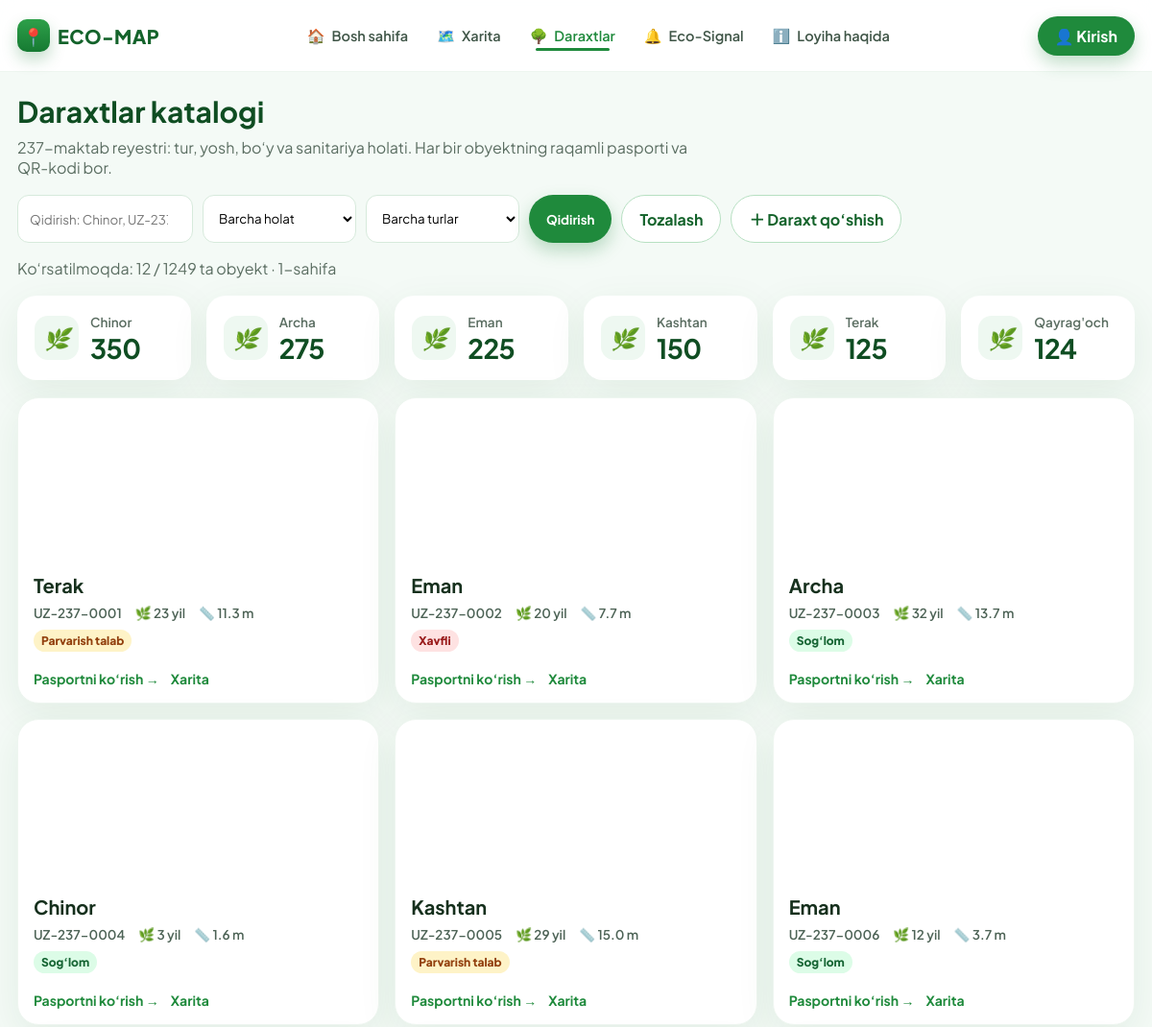
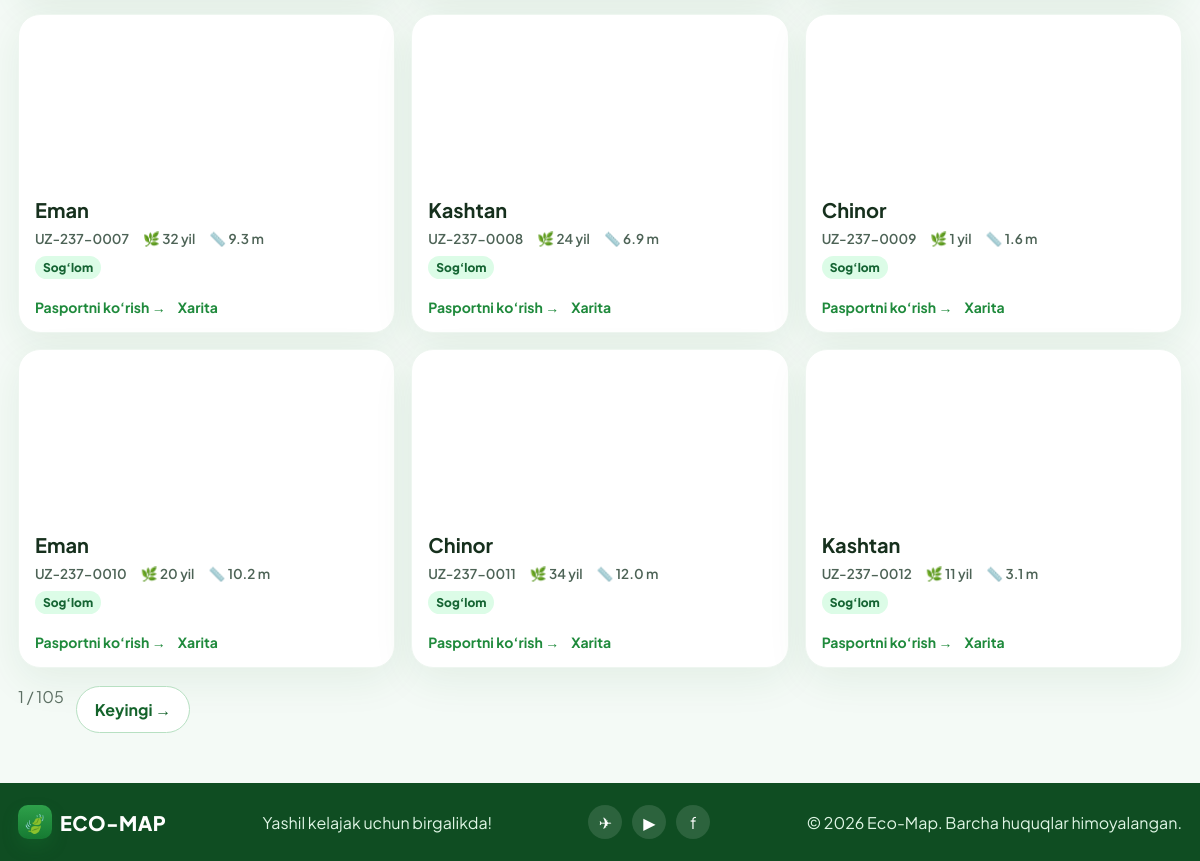
The page /daraxtlar on the database its author committed (2 pictures, top to bottom).
### tables this page shows
CREATE TABLE trees (
            id INTEGER PRIMARY KEY,
            public_code TEXT UNIQUE NOT NULL,
            species_name TEXT NOT NULL,
            planted_year INTEGER NOT NULL,
            latitude REAL NOT NULL,
            longitude REAL NOT NULL,
            health_status TEXT NOT NULL,
            height_m REAL NOT NULL,
            trunk_diameter REAL,
            photo_key TEXT NOT NULL,
            oxygen_kg REAL NOT NULL,
            last_updated TEXT NOT NULL,
            zone_id INTEGER,
            notes TEXT
        );

### app.py (the view)
@app.route("/daraxtlar")
def daraxtlar():
    sql = "SELECT * FROM trees WHERE 1=1"
    sql, args, status, species, q = apply_tree_filters(sql, [])
    total = query_one(sql.replace("SELECT *", "SELECT COUNT(*) c", 1), args)["c"]
    page = max(1, request.args.get("sahifa", default=1, type=int) or 1)
    pages = max(1, (total + PER_PAGE - 1) // PER_PAGE)
    page = min(page, pages)
    sql += " ORDER BY id LIMIT ? OFFSET ?"
    trees = query_all(sql, args + [PER_PAGE, (page - 1) * PER_PAGE])
    types = [r["species_name"] for r in query_all("SELECT DISTINCT species_name FROM trees ORDER BY species_name")]
    counts = query_all(
        "SELECT species_name, COUNT(*) c FROM trees GROUP BY species_name ORDER BY c DESC"
    )
    return render_template(
        "trees.html",
        trees=trees,
        types=types,
        counts=counts,
        q=q,
        selected_status=status,
        selected_species=species,
        stats=stats_dict(),
        tree_age=tree_age,
        page=page,
        pages=pages,
        total=total,
    )

### app.py (called while the page is built)
def get_db():
    if "db" not in g:
        g.db = sqlite3.connect(DB_PATH)
        g.db.row_factory = sqlite3.Row
    return g.db

def query_all(sql, args=()):
    return get_db().execute(sql, args).fetchall()

def query_one(sql, args=()):
    return get_db().execute(sql, args).fetchone()

def tree_age(planted_year):
    return max(0, 2026 - int(planted_year))

def status_class(status):
    mapping = {
        "Sog‘lom": "ok",
        "Parvarish talab": "warn",
        "Xavfli": "danger",
    }
    return mapping.get(status, "ok")

@app.context_processor
def inject_globals():
    return {
        "current_user": session.get("user"),
        "school": SCHOOL,
        "now_year": 2026,
        "status_class": status_class,
    }

def stats_dict():
    db = get_db()
    total = db.execute("SELECT COUNT(*) c FROM trees").fetchone()["c"]
    healthy = db.execute(
        "SELECT COUNT(*) c FROM trees WHERE health_status = 'Sog‘lom'"
    ).fetchone()["c"]
    care = db.execute(
        "SELECT COUNT(*) c FROM trees WHERE health_status != 'Sog‘lom'"
    ).fetchone()["c"]
    zones = db.execute("SELECT COUNT(*) c FROM zones").fetchone()["c"]
    oxygen = db.execute("SELECT SUM(oxygen_kg) s FROM trees").fetchone()["s"] or 0
    return {
        "total": total,
        "healthy": healthy,
        "care": care,
        "zones": zones,
        "oxygen": int(oxygen),
    }

def apply_tree_filters(sql, args, status=None, species=None, q=None):
    status = status if status is not None else request.args.get("holat", "")
    species = species if species is not None else request.args.get("tur", "")
    q = q if q is not None else request.args.get("q", "").strip()
    if status == "muammo":
        sql += " AND health_status != ?"
        args.append("Sog‘lom")
    elif status:
        sql += " AND health_status = ?"
        args.append(status)
    if species:
        sql += " AND species_name = ?"
        args.append(species)
    if q:
        sql += " AND (species_name LIKE ? OR public_code LIKE ? OR notes LIKE ?)"
        args.extend([f"%{q}%", f"%{q}%", f"%{q}%"])
    return sql, args, status, species, q

### templates/trees.html (shortened to what this page needs)
{% extends "base.html" %}
{% block content %}
<section class="page">
  <div class="wrap">
    <h1>Daraxtlar katalogi</h1>
    <p class="lead">237-maktab reyestri: tur, yosh, bo‘y va sanitariya holati. Har bir obyektning raqamli pasporti va QR-kodi bor.</p>
    <form class="filters" method="get">
      <input type="search" name="q" value="{{ q }}" placeholder="Qidirish: Chinor, UZ-237-...">
      <select name="holat">
        <option value="">Barcha holat</option>
      </select>
      <select name="tur">
        <option value="">Barcha turlar</option>
      </select>
      <button class="btn btn-green" type="submit">Qidirish</button>
      <a class="btn btn-outline" href="{{ url_for('daraxtlar') }}">Tozalash</a>
      <a class="btn btn-outline" href="{{ url_for('daraxt_qoshish') }}">＋ Daraxt qo‘shish</a>
    </form>
    <p class="lead">Ko‘rsatilmoqda: {{ trees|length }} / {{ total }} ta obyekt{% if pages > 1 %} · {{ page }}-sahifa{% endif %}</p>
    <div class="cards" style="margin-bottom:18px;grid-template-columns:repeat(auto-fit,minmax(180px,1fr))">
      {% for c in counts %}
      <a class="stat" href="{{ url_for('daraxtlar', tur=c.species_name) }}"><i>🌿</i><div><span>{{ c.species_name }}</span><b>{{ c.c }}</b></div></a>
      {% endfor %}
    </div>
    <div class="cards">
      {% for t in trees %}
      <article class="card">
        <div class="photo" data-photo="{{ t.photo_key }}"></div>
        <div class="card-body">
          <h3>{{ t.species_name }}</h3>
          <div class="meta">
            <span>{{ t.public_code }}</span>
            <span>🌿 {{ tree_age(t.planted_year) }} yil</span>
            <span>📏 {{ t.height_m }} m</span>
          </div>
          <p style="margin-top:8px"><span class="badge {{ status_class(t.health_status) }}">{{ t.health_status }}</span></p>
          <div class="hero-actions" style="margin-top:10px">
            <a class="link" href="{{ url_for('daraxt_pasport', tree_id=t.id) }}">Pasportni ko‘rish →</a>
            <a class="link" href="{{ url_for('xarita', daraxt=t.id) }}">Xarita</a>
          </div>
        </div>
      </article>
      {% else %}
      <p>Hech narsa topilmadi. <a class="link" href="{{ url_for('daraxtlar') }}">Filtrni tozalash</a></p>
      {% endfor %}
    </div>
    {% if pages > 1 %}
    <div class="hero-actions" style="margin-top:18px">
      <span class="lead" style="margin:0">{{ page }} / {{ pages }}</span>
      {% if page < pages %}
      <a class="btn btn-outline" href="{{ url_for('daraxtlar', q=q, holat=selected_status, tur=selected_species, sahifa=page+1) }}">Keyingi →</a>
      {% endif %}
    </div>
    {% endif %}
  </div>
</section>
{% endblock %}

### static/css/style.css (style rules this page uses)
:root { --green: #1f8a3c; --green-dark: #14632b; --green-deep: #0f4d22; --green-soft: #e8f6ec; --green-mid: #2ea04a; --ink: #16301d; --muted: #5b6e62; --line: #d7eadc; --card: #ffffff; --warn: #f59e0b; --danger: #ef4444; --ok: #22c55e; --shadow: 0 12px 40px rgba(20, 99, 43, 0.08); --radius: 22px; }
* { box-sizing: border-box; margin: 0; padding: 0; }
html { scroll-behavior: smooth; }
body { font-family: "Plus Jakarta Sans", "Segoe UI", sans-serif; color: var(--ink); background: #f4faf6; min-height: 100vh; }
a { color: inherit; text-decoration: none; }
button, input, select, textarea { font-family: inherit; }
.wrap { width: min(1180px, calc(100% - 36px)); margin: 0 auto; }
.btn { display: inline-flex; align-items: center; justify-content: center; gap: 8px; border: 0; cursor: pointer; font-weight: 700; border-radius: 999px; padding: 12px 18px; transition: .2s transform, .2s box-shadow, .2s background; }
.btn-green { background: var(--green); color: #fff; box-shadow: 0 8px 18px rgba(31,138,60,.28); }
.btn-outline { background: #fff; color: var(--green-dark); border: 1.5px solid #b7e0c2; }
.hero-actions { display: flex; gap: 12px; margin-top: 22px; flex-wrap: wrap; }
.stat { background: #fff; border-radius: 20px; padding: 16px 18px; box-shadow: var(--shadow); display: flex; gap: 12px; align-items: center; cursor: pointer; }
.stat i { width: 46px; height: 46px; border-radius: 14px; display: grid; place-items: center; font-size: 22px; background: #eef8f1; }
.stat b { display: block; font-size: 28px; letter-spacing: -.6px; color: var(--green-deep); }
.stat span { color: var(--muted); font-size: 13.5px; font-weight: 600; }
.cards { display: grid; grid-template-columns: repeat(3, 1fr); gap: 16px; }
.card { background: #fff; border-radius: 22px; overflow: hidden; box-shadow: var(--shadow); border: 1px solid #eef6f0; }
.card img, .photo { height: 168px; width: 100%; object-fit: cover; }
.photo { background-size: cover; background-position: center; }
.card-body { padding: 14px 16px 16px; }
.card-body h3 { font-size: 20px; margin-bottom: 8px; }
.meta { display: flex; gap: 14px; color: #4d6356; font-size: 13.5px; font-weight: 600; flex-wrap: wrap; }
.link { color: var(--green); font-weight: 700; font-size: 14px; margin-top: 12px; display: inline-flex; }
.page { padding: 22px 0 10px; }
.page h1 { font-size: 30px; color: var(--green-deep); margin-bottom: 8px; }
.lead { color: var(--muted); margin-bottom: 18px; max-width: 720px; }
.filters { display: flex; gap: 10px; flex-wrap: wrap; margin-bottom: 16px; }
.filters input, .filters select, .form input, .form select, .form textarea { border: 1.5px solid #d7eadc; background: #fff; border-radius: 12px; padding: 11px 12px; outline: none; min-width: 160px; }
.badge { padding: 4px 8px; border-radius: 999px; font-size: 12px; font-weight: 800; }
.badge.ok { background: #dcfce7; color: #166534; }
.badge.warn { background: #fef3c7; color: #92400e; }
.badge.danger { background: #fee2e2; color: #991b1b; }

### rows shown on the page
trees: species_name "Qayrag'och", c "124"
trees: species_name "Terak", public_code "UZ-237-0001", planted_year "23", height_m "11.3", health_status "Parvarish talab"
trees: species_name "Eman", public_code "UZ-237-0002", planted_year "20", height_m "7.7", health_status "Xavfli"
trees: species_name "Archa", public_code "UZ-237-0003", planted_year "32", height_m "13.7", health_status "Sog‘lom"
trees: species_name "Chinor", public_code "UZ-237-0004", planted_year "3", height_m "1.6", health_status "Sog‘lom"
trees: species_name "Kashtan", public_code "UZ-237-0005", planted_year "29", height_m "15.0", health_status "Parvarish talab"
trees: species_name "Eman", public_code "UZ-237-0006", planted_year "12", height_m "3.7", health_status "Sog‘lom"
trees: species_name "Eman", public_code "UZ-237-0007", planted_year "32", height_m "9.3", health_status "Sog‘lom"
trees: species_name "Kashtan", public_code "UZ-237-0008", planted_year "24", height_m "6.9", health_status "Sog‘lom"
trees: species_name "Chinor", public_code "UZ-237-0009", planted_year "1", height_m "1.6", health_status "Sog‘lom"
trees: species_name "Eman", public_code "UZ-237-0010", planted_year "20", height_m "10.2", health_status "Sog‘lom"
trees: species_name "Chinor", public_code "UZ-237-0011", planted_year "34", height_m "12.0", health_status "Sog‘lom"
trees: species_name "Kashtan", public_code "UZ-237-0012", planted_year "11", height_m "3.1", health_status "Sog‘lom"

### other values the page prints
{{ trees|length }} "12"
{{ total }} "1249"
{{ page }} "1"
{{ c.species_name }} "Chinor" "Archa" "Eman" "Kashtan" "Terak"
{{ c.c }} "350" "275" "225" "150" "125"
{{ pages }} "105"
